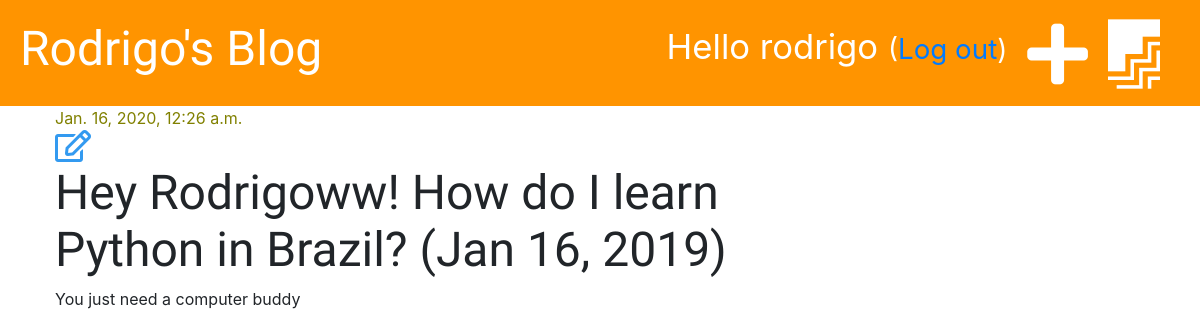
Page /post/2/ (signed in) on the committed database.
### project/models.py (models this page shows, shortened)
class Post(models.Model):
    author = models.ForeignKey('auth.User', on_delete=models.CASCADE)
    title = models.CharField(max_length=200)
    text = models.TextField()
    created_date = models.DateTimeField(default=timezone.now)
    published_date = models.DateTimeField(blank=True, null=True)

### project/views.py (the view)
# urls.py: path('post/<int:pk>/', views.post_detail, name='post_detail'),
def post_detail(request, pk):
    post = get_object_or_404(Post, pk=pk)
    stuff_for_frontend = {'post': post}
    return render(request, 'project/post_detail.html', stuff_for_frontend)

### project/templates/project/post_detail.html (shortened to what this page needs)
{% extends 'project/base.html' %}
{% block content %}
    <div class='post'>
        {% if post.published_date %}
            <div class='date'>
                {{ post.published_date }}
            </div>
        {% else %}
            <a href="{% url 'post_publish' pk=post.pk %}" class="btn btn-primary">Publish</a>
        {% endif %}
        {% if user.is_authenticated %}
            <a href="{% url 'post_edit' pk=post.pk %}"><i class="far fa-edit fa-2x" style="color: #339af0"></i></a>
        {% endif %}
        <h1>{{ post.title }}</h1>
        <p>{{ post.text|linebreaksbr }}</p>
    </div>
{% endblock %}

### project/templates/project/base.html (shortened to what this page needs)
{% load staticfiles %}
<!DOCTYPE html>
<html lang="en">
<head>
</head>
<body>
    <link rel="stylesheet" href="https://stackpath.bootstrapcdn.com/bootstrap/4.4.1/css/bootstrap.min.css">
    <link rel="stylesheet" href="{% static 'css/project.css' %}">
    <link rel="stylesheet" href="https://use.fontawesome.com/releases/v5.12.0/css/all.css">
</head>
<body>
<div class="page-header">
    {% if user.is_authenticated %}
        <a href="{% url 'post_draft_list' %}" class="top-menu"><i class="fab fa-firstdraft fa-2x"style="color: #ffffff;"></i></a>
        <a href="{% url 'post_new' %}" class="top-menu"><i class="fas fa-plus fa-2x" style="color: #ffffff;"></i></a>
        <p class="top-menu">Hello {{ user.username }} <small>(<a href="{% url 'logout' %}">Log out</a>)</small></p>
    {% else %}
        <a href="{% url 'login' %}" class="top-menu"><i class="fas fa-sign-in-alt fa-2x" style="color: #ffffff;"></i></a>
    {% endif %}
    <h1>Rodrigo's Blog</h1>
</div>
<div class='content container'>
    <div class="row">
        <div class="col-md-8">
            {% block content %}
            {% endblock %}
        </div>
    </div>
</div>
</body>
</html>

### project/static/css/project.css (style rules this page uses)
.page-header { background-color: #ff9400; margin-top: 0; padding: 20px 20px 20px 20px; }
.page-header h1, .page-header h1 a { color: #ffffff; font-size: 36pt; text-decoration: none; }
.content { margin-left: 40px; }
h1, h2, h3, h4 { font-family: 'Tangerine', 'Inconsolata', 'Droid Sans', serif; font-size: 48px; }
.date { color: olive }
.post { margin-bottom: 70px; }
.top-menu { color: #ffffff; float: right; font-size: 26pt; margin-right: 20px; }

### rows in the picture
Post: published_date "Jan. 16, 2020, 12:26 a.m.", title "Hey Rodrigoww! How do I learn Python in Brazil? (Jan 16, 2019)", text "You just need a computer buddy"

### other values in the picture
{{ user.username }} "rodrigo"
